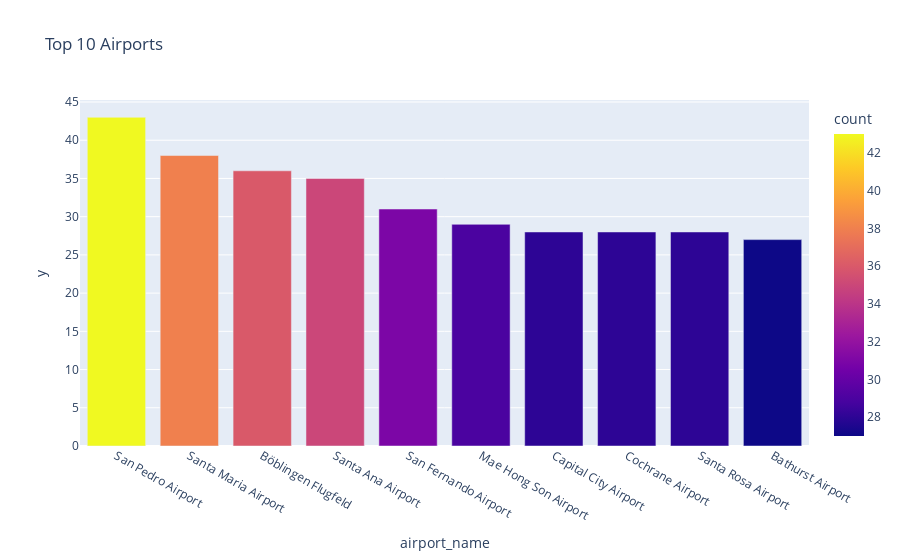

Notebook cell for this chart:
### Code cell
import plotly.express as px

# top 10 airports
top_10_airports = airline['airport_name'].value_counts().nlargest(10)
fig = px.bar(top_10_airports, 
             x=top_10_airports.index, 
             y=top_10_airports.values, 
              color='count',
             title='Top 10 Airports')
fig.show()

### Figure 1 — Plotly figure (JSON) as saved in the notebook; plotly's stock layout.template omitted (floating-point values rounded to 4 significant figures)
{"data": [{"alignmentgroup": "True", "hovertemplate": "airport_name=%{x}<br>y=%{y}<br>count=%{marker.color}<extra></extra>", "legendgroup": "", "marker": {"color": [43, 38, 36, 35, 31, 29, 28, 28, 28, 27], "coloraxis": "coloraxis", "pattern": {"shape": ""}}, "name": "", "offsetgroup": "", "orientation": "v", "showlegend": false, "textposition": "auto", "type": "bar", "x": ["San Pedro Airport", "Santa Maria Airport", "Böblingen Flugfeld", "Santa Ana Airport", "San Fernando Airport", "Mae Hong Son Airport", "Capital City Airport", "Cochrane Airport", "Santa Rosa Airport", "Bathurst Airport"], "xaxis": "x", "y": [43, 38, 36, 35, 31, 29, 28, 28, 28, 27], "yaxis": "y"}], "layout": {"autosize": true, "barmode": "relative", "coloraxis": {"colorbar": {"title": {"text": "count"}}, "colorscale": [[0, "#0d0887"], [0.1111, "#46039f"], [0.2222, "#7201a8"], [0.3333, "#9c179e"], [0.4444, "#bd3786"], [0.5556, "#d8576b"], [0.6667, "#ed7953"], [0.7778, "#fb9f3a"], [0.8889, "#fdca26"], [1, "#f0f921"]]}, "legend": {"tracegroupgap": 0}, "title": {"text": "Top 10 Airports"}, "xaxis": {"anchor": "y", "autorange": true, "domain": [0, 1], "range": [-0.5, 9.5], "title": {"text": "airport_name"}, "type": "category"}, "yaxis": {"anchor": "x", "autorange": true, "domain": [0, 1], "range": [0, 45.26], "title": {"text": "y"}, "type": "linear"}}}
